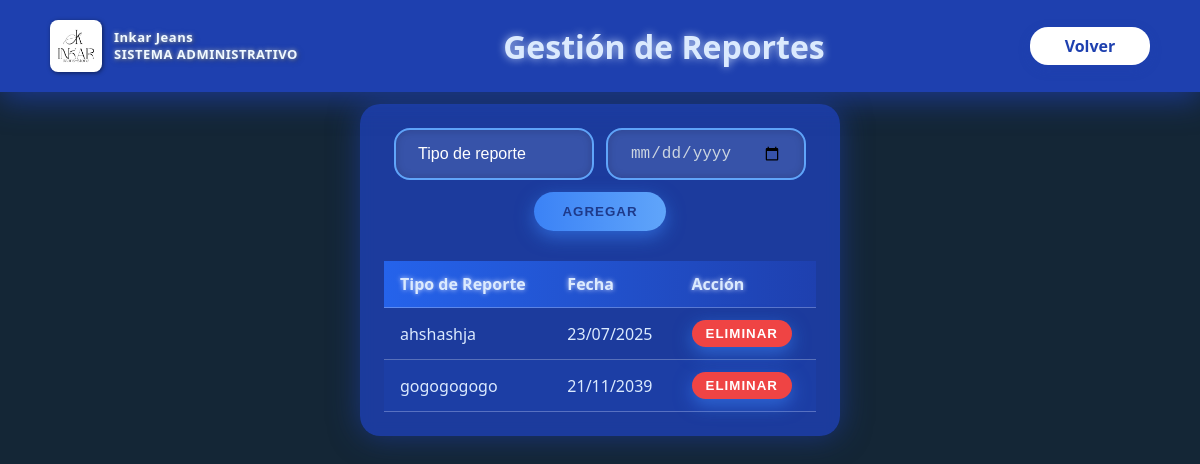
/reportes, run on an earlier commit of the app's database.
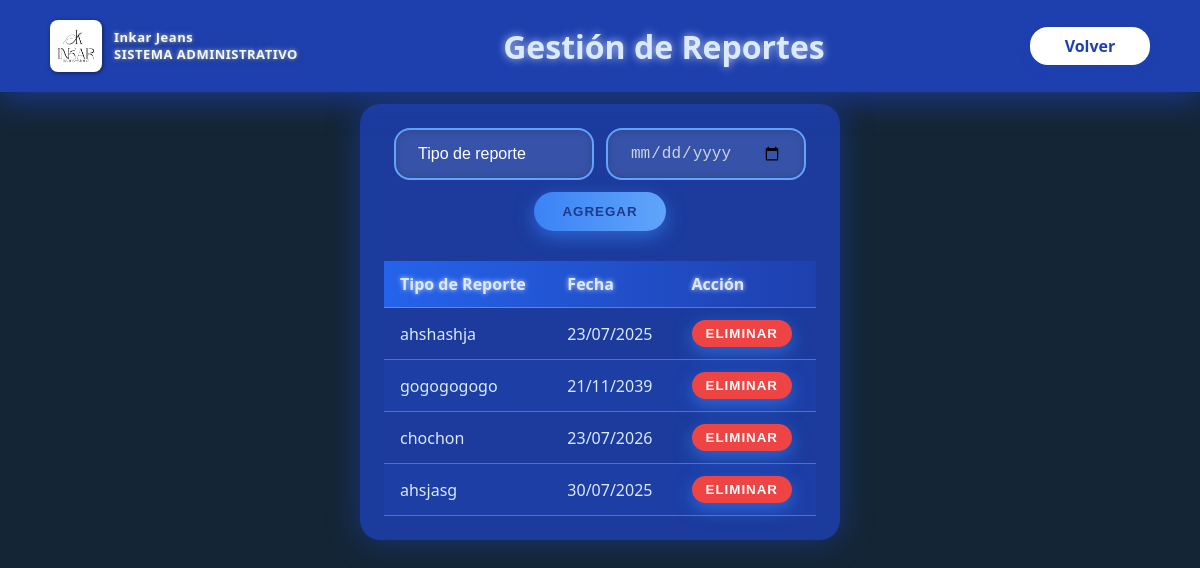
And on a later commit of the database.
### app.py (models this page shows)
class Reporte(tablita):
    __tablename__ = "Reportes"
    id = Column(Integer, primary_key=True)
    tipo = Column(String(100), nullable=False)
    fecha = Column(String(20), nullable=False)

### app.py (the view)
@app.route('/reportes', methods=['GET'])
def reportes():
    lista_reportes = session.query(Reporte).all()
    return render_template('reportes.html', reportes=lista_reportes)

### templates/reportes.html (shortened to what this page needs)
<!DOCTYPE html>
<html lang="es">
<head>
  <link rel="stylesheet" href="{{ url_for('static', filename='estilos_reportes.css') }}" />
</head>
<body>
  <nav>
    <div class="enlaces">
      <div class="logo">
        <img src="{{ url_for('static', filename='imgs/logoInkar.jpg') }}" alt="Logo Inkar" />
        <div class="titu">
          Inkar Jeans<br />
          <span>SISTEMA ADMINISTRATIVO</span>
        </div>
      </div>
      <h1 class="Titulo">Gestión de Reportes</h1>
      <a href="{{ url_for('administracion') }}" class="BotonVolver">Volver</a>
    </div>
  </nav>
  <main>
    <form method="POST" action="{{ url_for('agregar_reporte') }}">
      <input
        type="text"
        name="tipo"
        placeholder="Tipo de reporte"
        required
        autocomplete="off"
      />
      <input
      type="date"
      name="fecha"
      required
      autocomplete="off"
      title="Formato fecha: DD/MM/AAAA"
      />
      <button type="submit">Agregar</button>
    </form>
    <table>
      <thead>
        <tr>
          <th>Tipo de Reporte</th>
          <th>Fecha</th>
          <th>Acción</th>
        </tr>
      </thead>
      <tbody>
        {% if reportes %}
          {% for rep in reportes %}
            <tr>
              <td>{{ rep.tipo }}</td>
              <td>{{ rep.fecha }}</td>
              <td>
                <form method="POST" action="{{ url_for('eliminar_reporte', id=rep.id) }}" style="display:inline;">
                  <button type="submit" aria-label="Eliminar reporte {{ rep.tipo }}" onclick="return confirm('¿Está seguro que desea eliminar este reporte?');">
                    Eliminar
                  </button>
                </form>
              </td>
            </tr>
          {% endfor %}
        {% else %}
          <tr>
            <td colspan="3" style="text-align:center;">No hay reportes.</td>
          </tr>
        {% endif %}
      </tbody>
    </table>
  </main>
</body>
</html>

What changed in the data, as far as the page shows it:
added Reporte: tipo "chochon", fecha "23/07/2026"
added Reporte: tipo "ahsjasg", fecha "30/07/2025"
